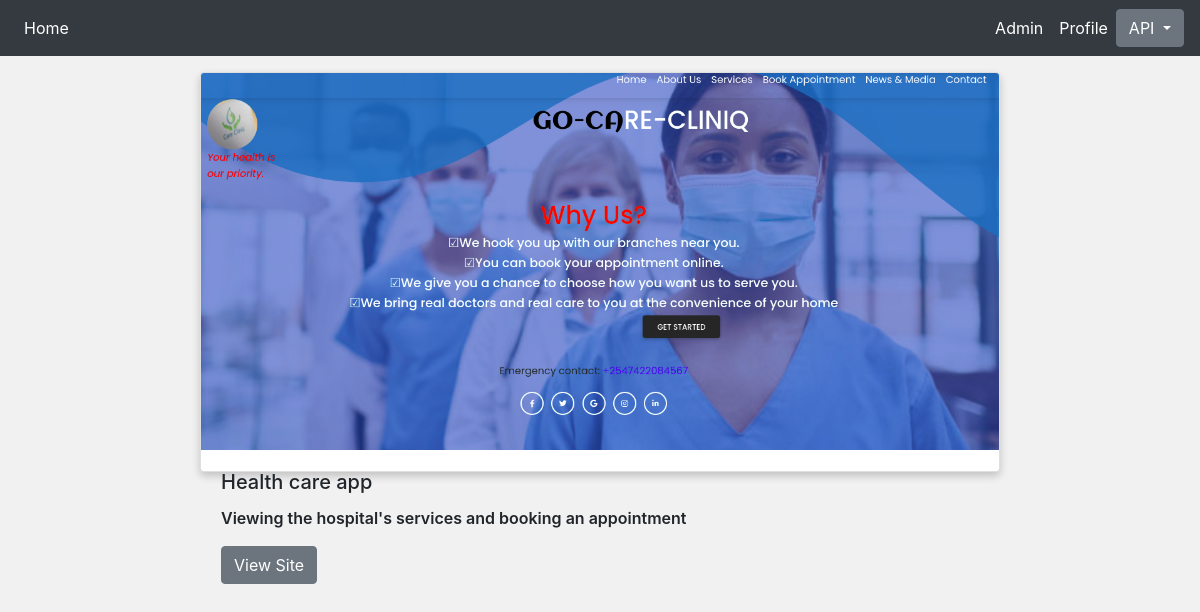
The page /image/4 on the database its author committed.
### ratings/models.py (models this page shows, shortened)
class Project(models.Model):
    image = models.ImageField(upload_to = 'articles/',default='IMAGE')
    title =  models.CharField(max_length =30)
    description = models.TextField()
    link = models.CharField(max_length =100)
    author = models.ForeignKey(User, on_delete=models.CASCADE)

### ratings/views.py (the view)
# urls.py: path('image/<str:pk>', views.viewProject, name='image'),
def viewProject(request, pk):
    project = Project.objects.get(id=pk)
    return render(request, 'project/project.html', {'project':project})

### ratings/templates/project/project.html (shortened to what this page needs)
{%extends 'project/base.html'%}
{% block content %}
<div class="container-fluid">
    <div class="card mt-3">
        <img src="{{project.image.url}}" class="card-img-top" alt="Fissure in Sandstone"/>
        <div class="card-body">
          <h5 class="card-title">{{project.title}}</h5>
          <p class="card-text">{{project.description}}</p>
          <a href="{{project.link}}" class="btn btn-secondary" target="_blank" >View Site</a>
        </div>
      </div>
    </div>
{% endblock %}

### static/css/index.css (style rules this page uses)
.card { box-shadow: 0 4px 8px 0 rgba(0, 0, 0, 0.2); width: 800px; height: auto; margin:auto; font-weight: 600; height: 400px; }
body { background-color: #f1f1f1; }

### rows shown on the page
Project: image (picture), title "Health care app", description "Viewing the hospital's services and booking an appointment"
